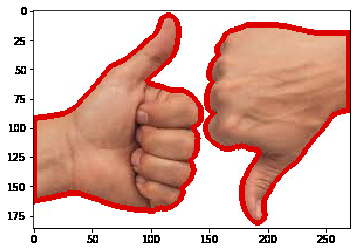
#> input picture Illustration/download.png, 360 x 252 px, given in place of download.jpeg, which was not available
$ python zoom_in_with_trackbar.py
#> lines starting #> are read from the running program, lines starting #| are printed output that depends on the picture
import cv2

maxScaleUp = 100
scaleFactor = 1
scaleType = 0
maxType = 1

windowName = "Resize Image"
trackbarValue = "Scale"

# load an image
im = cv2.imread("/home/jean/Pictures/download.jpeg")
#> im is the input picture: shape (252, 360, 3); mean B, G, R 175.5, 185.8, 223.6

# Create a window to display results
cv2.namedWindow(windowName, cv2.WINDOW_AUTOSIZE)


# Callback functions
def scaleImage(*args):
    global scaleFactor
    global scaleType

    # Get the scale factor from the trackbar
    scaleFactor = 1+ args[0]/100.0

    # Perform check if scaleFactor is zero
    if scaleFactor == 0:
        scaleFactor = 1

    # Resize the image
    scaledImage = cv2.resize(im, None, fx=scaleFactor,\
            fy = scaleFactor, interpolation = cv2.INTER_LINEAR)
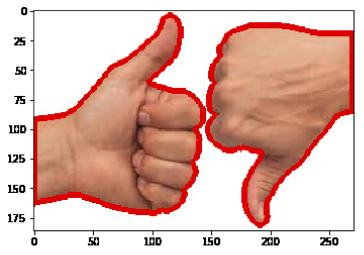
#> scaledImage: shape (255, 364, 3); mean B, G, R 175.7, 186, 223.6
    cv2.imshow(windowName, scaledImage)

# Callback functions
def scaleTypeImage(*args):
    global scaleType
    global scaleFactor
    scaleType = args[0]
    scaleFactor = 1 + scaleFactor/100.0
    if scaleFactor ==0:
        scaleFactor = 1
    scaledImage = cv2.resize(im, None, fx=scaleFactor,\
            fy = scaleFactor, interpolation = cv2.INTER_LINEAR)
    cv2.imshow(windowName, scaledImage)


cv2.createTrackbar(trackbarValue, windowName, scaleFactor, maxScaleUp, scaleImage)

cv2.imshow(windowName, im)
c = cv2.waitKey(0)
#> (key Esc is pressed here)

cv2.destroyAllWindows()

$ run again, with Illustration/ALPD_3steps.png copied over Illustration/download.png
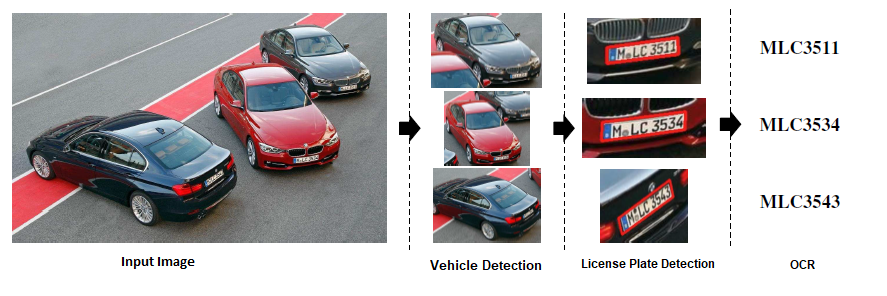
#> input picture Illustration/ALPD_3steps.png, 887 x 296 px, given in place of download.jpeg, which was not available
#> im is the input picture: shape (296, 887, 3); mean B, G, R 180.5, 178.8, 183.9
#> in scaleImage, `scaledImage = cv2.resize(im, None, fx=scaleFactor,\ fy = scaleFactor, ..`:
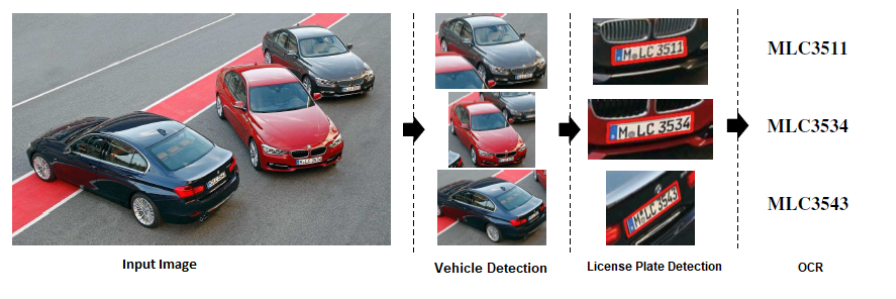
#> scaledImage: shape (299, 896, 3); mean B, G, R 180.4, 178.7, 183.9

$ run again, with Illustration/DL_obj.png copied over Illustration/download.png
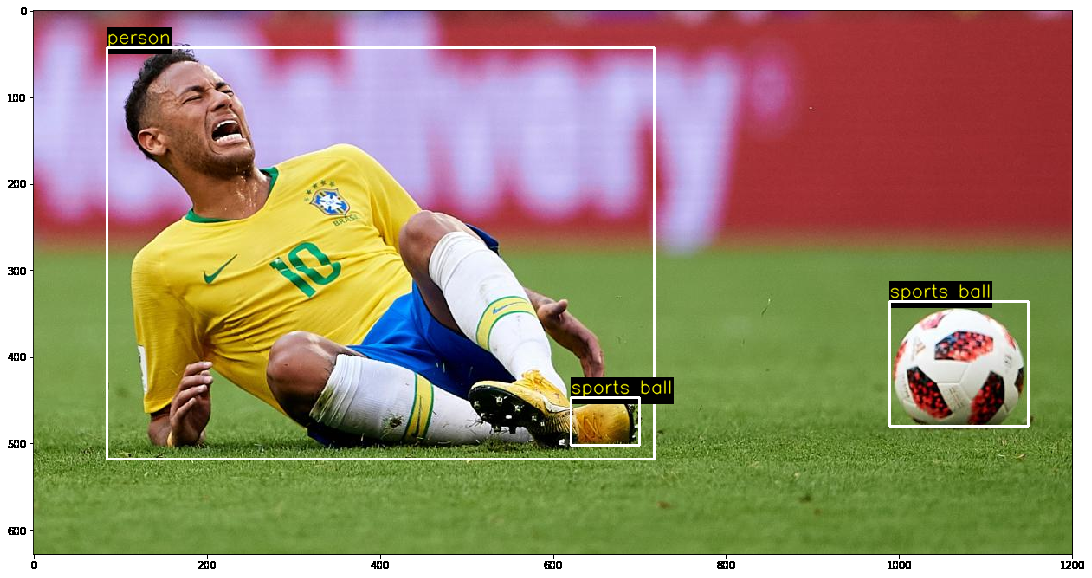
#> input picture Illustration/DL_obj.png, 1092 x 578 px, given in place of download.jpeg, which was not available
#> im is the input picture: shape (578, 1092, 3); mean B, G, R 112.7, 140.7, 155.8
#> in scaleImage, `scaledImage = cv2.resize(im, None, fx=scaleFactor,\ fy = scaleFactor, ..`:
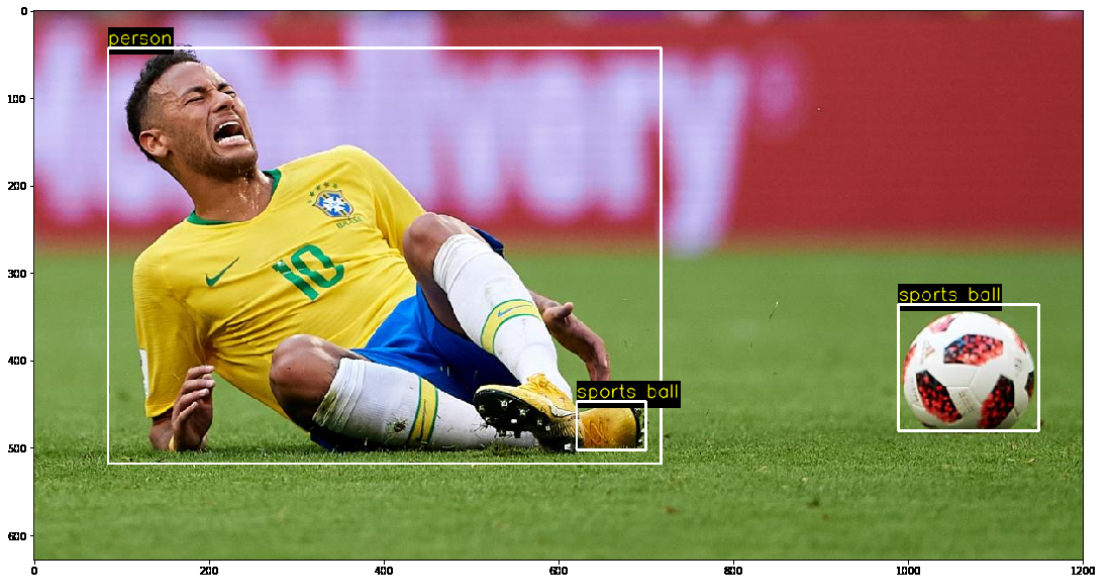
#> scaledImage: shape (584, 1103, 3); mean B, G, R 112.7, 140.7, 155.7
